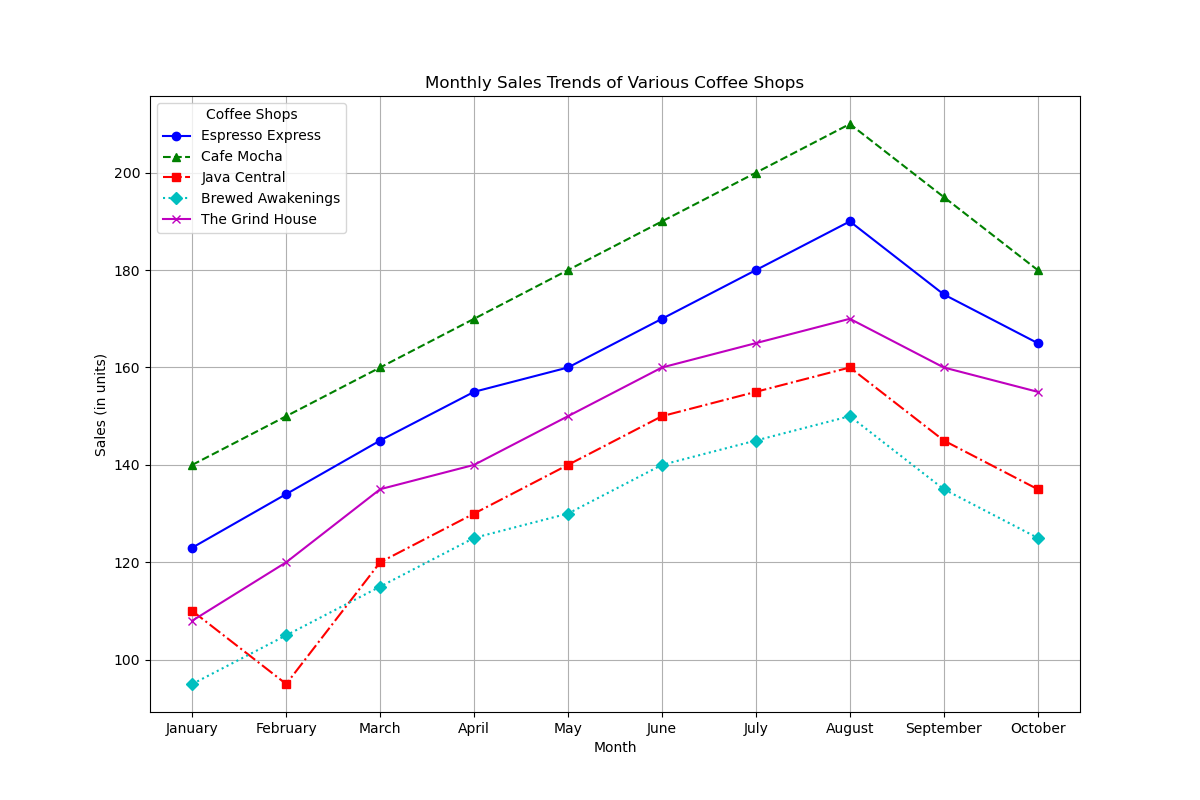

The Python source for this figure:

import matplotlib.pyplot as plt

# Data from the provided chart table
data = [
    {'Month': 'January', 'Espresso Express': 123, 'Cafe Mocha': 140, 'Java Central': 110, 'Brewed Awakenings': 95, 'The Grind House': 108},
    {'Month': 'February', 'Espresso Express': 134, 'Cafe Mocha': 150, 'Java Central': 95, 'Brewed Awakenings': 105, 'The Grind House': 120},
    {'Month': 'March', 'Espresso Express': 145, 'Cafe Mocha': 160, 'Java Central': 120, 'Brewed Awakenings': 115, 'The Grind House': 135},
    {'Month': 'April', 'Espresso Express': 155, 'Cafe Mocha': 170, 'Java Central': 130, 'Brewed Awakenings': 125, 'The Grind House': 140},
    {'Month': 'May', 'Espresso Express': 160, 'Cafe Mocha': 180, 'Java Central': 140, 'Brewed Awakenings': 130, 'The Grind House': 150},
    {'Month': 'June', 'Espresso Express': 170, 'Cafe Mocha': 190, 'Java Central': 150, 'Brewed Awakenings': 140, 'The Grind House': 160},
    {'Month': 'July', 'Espresso Express': 180, 'Cafe Mocha': 200, 'Java Central': 155, 'Brewed Awakenings': 145, 'The Grind House': 165},
    {'Month': 'August', 'Espresso Express': 190, 'Cafe Mocha': 210, 'Java Central': 160, 'Brewed Awakenings': 150, 'The Grind House': 170},
    {'Month': 'September', 'Espresso Express': 175, 'Cafe Mocha': 195, 'Java Central': 145, 'Brewed Awakenings': 135, 'The Grind House': 160},
    {'Month': 'October', 'Espresso Express': 165, 'Cafe Mocha': 180, 'Java Central': 135, 'Brewed Awakenings': 125, 'The Grind House': 155}
]

# Extracting month names for the x-axis
months = [entry['Month'] for entry in data]

# Plotting each coffee shop's sales trend
plt.figure(figsize=(12, 8))
coffee_shops = list(data[0].keys())[1:]  # Get coffee shop names skipping the 'Month' key

# Line style settings and markers for each coffee shop
line_styles = ['-', '--', '-.', ':']
markers = ['o', '^', 's', 'D', 'x']
colors = ['b', 'g', 'r', 'c', 'm']

for i, shop in enumerate(coffee_shops):
    sales = [entry[shop] for entry in data]
    plt.plot(months, sales, label=shop, linestyle=line_styles[i % len(line_styles)], marker=markers[i % len(markers)], color=colors[i % len(colors)])

# Adding titles and labels
plt.title('Monthly Sales Trends of Various Coffee Shops')
plt.xlabel('Month')
plt.ylabel('Sales (in units)')

# Adding grid for readability
plt.grid(True)

# Adding a legend to identify the lines
plt.legend(title='Coffee Shops')

# Show the plot
plt.show()
